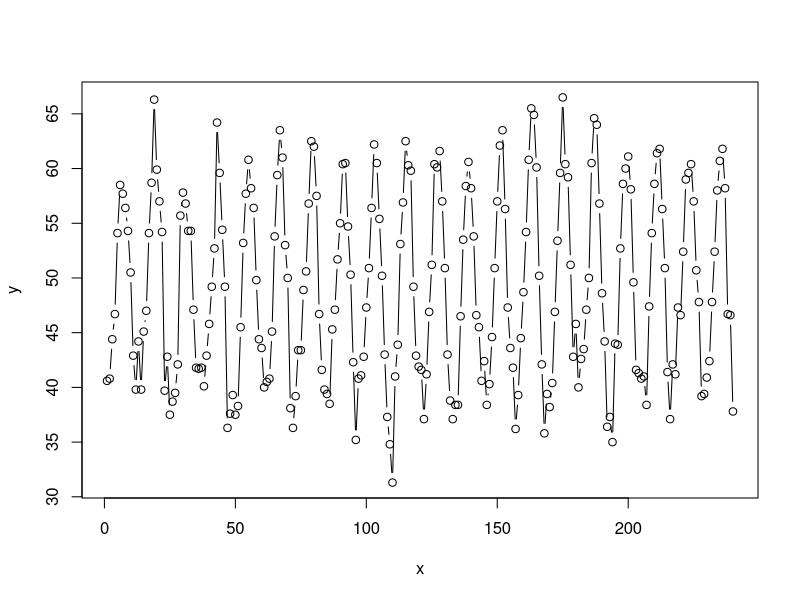
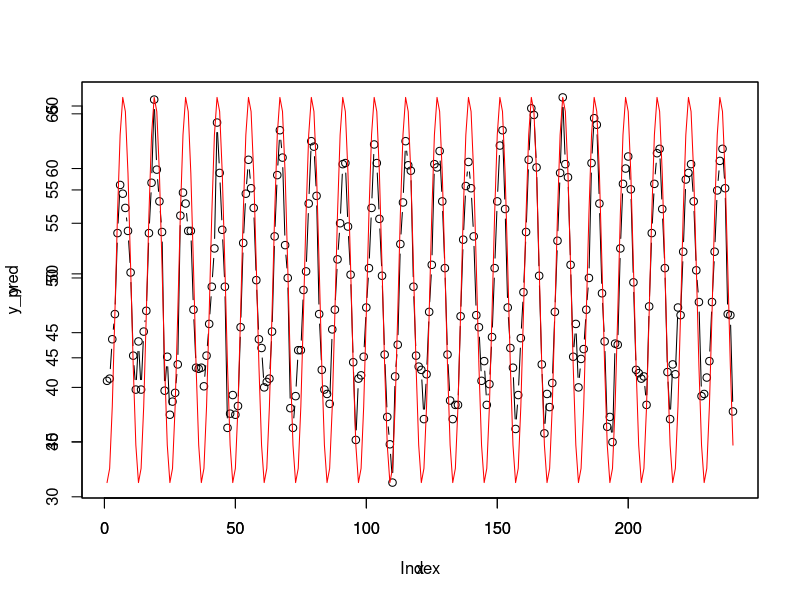
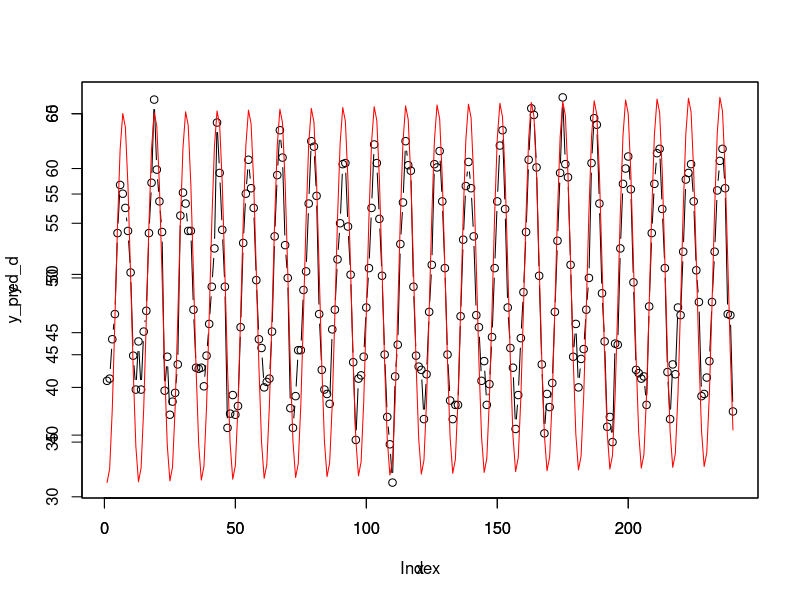

The R script that drew these images, in order:
data(nottem)
y <- nottem
n <- length(y)
x <- 1:n

plot(x,y,type="b")

x_cos <- cos(2*pi*x/12)
x_sin <- sin(2*pi*x/12)
for_c <- rep(1,n)

sine.cosine.x <- cbind(x_cos, x_sin, for_c)

w <- solve(t(sine.cosine.x) %*% as.matrix(sine.cosine.x)) %*% (t(sine.cosine.x) %*% y)

y_pred <- sine.cosine.x %*% w

plot(x,y,type="b")
par(new=T)
plot(y_pred, col='red', type='l')

#c
sine.cosine.x_new <- cbind(sine.cosine.x, x)
w_new <- solve(t(sine.cosine.x_new) %*% as.matrix(sine.cosine.x_new)) %*% (t(sine.cosine.x_new) %*% y)
y_pred_d <- sine.cosine.x_new %*% w_new

plot(x,y,type="b")
par(new=T)
plot(y_pred_d, col='red', type='l')
